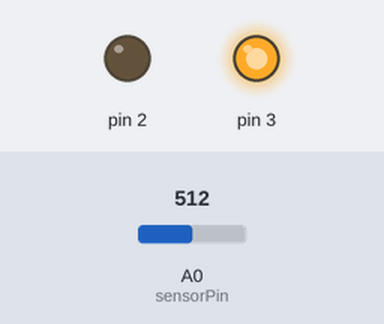
Bench run of a sketch on a simulated Arduino Mega 2560, built with avr-gcc and run on an emulated ATmega2560. On the bench: output pins drawn as LEDs (lit = HIGH). Inputs (shaded band) come from the test bench; at power-on: A0 (sensorPin) = 512. What the sketch prints to the serial monitor is not drawn.

Above: at 1.2 s.
1.3 s: A0 (sensorPin) set to 105
4.3 s: A0 (sensorPin) set to 95
Timing chart, 0 to 7.3 s (numbered marks = the images above; inputs shaded):
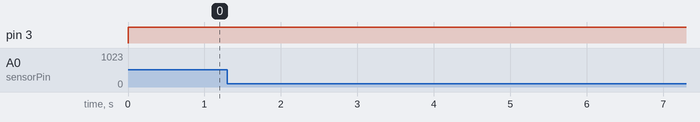

Measured:
- after the input at 1.3 s, every drawn part: stays the same
- after the input at 4.3 s, every drawn part: stays the same

The sketch:

Prueba_pwm_puenteh.ino
```cpp
int sensorPin = A0;    // select the input pin for the potentiometer
int ledPin = 13;      // select the pin for the LED
int sensorValue = 0;  // variable to store the value coming from the sensor

void setup() {
  // declare the ledPin as an OUTPUT:

 Serial.begin(9600);
 pinMode(3, OUTPUT);
 // TCCR2B = 0;// same for TCCR2B
 // TCCR2B |= (0 << CS20)|(0 << CS21)|(1 << CS22);
 // TCCR2B = _BV(CS22);

  TCCR3B = TCCR3B & B11111000 | B00000100; // set timer 3 divisor to     8 for PWM frequency of  490.20 Hz
  //https://arduino-info.wikispaces.com/Arduino-PWM-Frequency
}

void loop() {
  // read the value from the sensor:
Serial.print("Corriente:  ");
Serial.println(analogRead(A0));
analogWrite(2, 0 );
analogWrite(3, 255);
//delay(200);
//analogWrite(2, 255);
//analogWrite(3, 0);
//delay(500);

}
```
